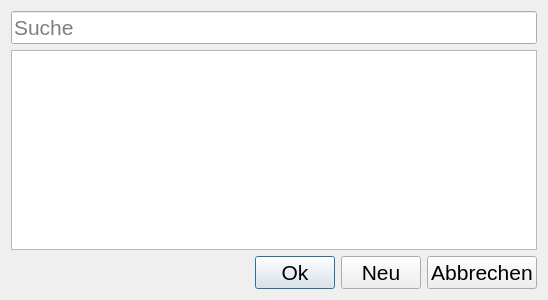
<?xml version="1.0" encoding="UTF-8"?>
<ui version="4.0">
 <class>SearchCustomer</class>
 <widget class="QDialog" name="SearchCustomer">
  <property name="windowModality">
   <enum>Qt::ApplicationModal</enum>
  </property>
  <property name="geometry">
   <rect>
    <x>0</x>
    <y>0</y>
    <width>548</width>
    <height>300</height>
   </rect>
  </property>
  <property name="windowTitle">
   <string>Kunde suchen</string>
  </property>
  <property name="modal">
   <bool>true</bool>
  </property>
  <layout class="QHBoxLayout" name="horizontalLayout_2">
   <item>
    <layout class="QVBoxLayout" name="verticalLayout">
     <item>
      <widget class="QLineEdit" name="txtSearch">
       <property name="font">
        <font>
         <pointsize>16</pointsize>
        </font>
       </property>
       <property name="placeholderText">
        <string>Suche</string>
       </property>
      </widget>
     </item>
     <item>
      <widget class="QTableView" name="tableView">
       <property name="font">
        <font>
         <pointsize>16</pointsize>
        </font>
       </property>
      </widget>
     </item>
     <item>
      <layout class="QHBoxLayout" name="horizontalLayout">
       <item>
        <spacer name="horizontalSpacer">
         <property name="orientation">
          <enum>Qt::Horizontal</enum>
         </property>
         <property name="sizeHint" stdset="0">
          <size>
           <width>40</width>
           <height>20</height>
          </size>
         </property>
        </spacer>
       </item>
       <item>
        <widget class="QPushButton" name="btnOk">
         <property name="font">
          <font>
           <pointsize>16</pointsize>
          </font>
         </property>
         <property name="text">
          <string>Ok</string>
         </property>
        </widget>
       </item>
       <item>
        <widget class="QPushButton" name="btnNew">
         <property name="font">
          <font>
           <pointsize>16</pointsize>
          </font>
         </property>
         <property name="text">
          <string>Neu</string>
         </property>
        </widget>
       </item>
       <item>
        <widget class="QPushButton" name="btnCancel">
         <property name="font">
          <font>
           <pointsize>16</pointsize>
          </font>
         </property>
         <property name="text">
          <string>Abbrechen</string>
         </property>
        </widget>
       </item>
      </layout>
     </item>
    </layout>
   </item>
  </layout>
 </widget>
 <resources/>
 <connections/>
</ui>
